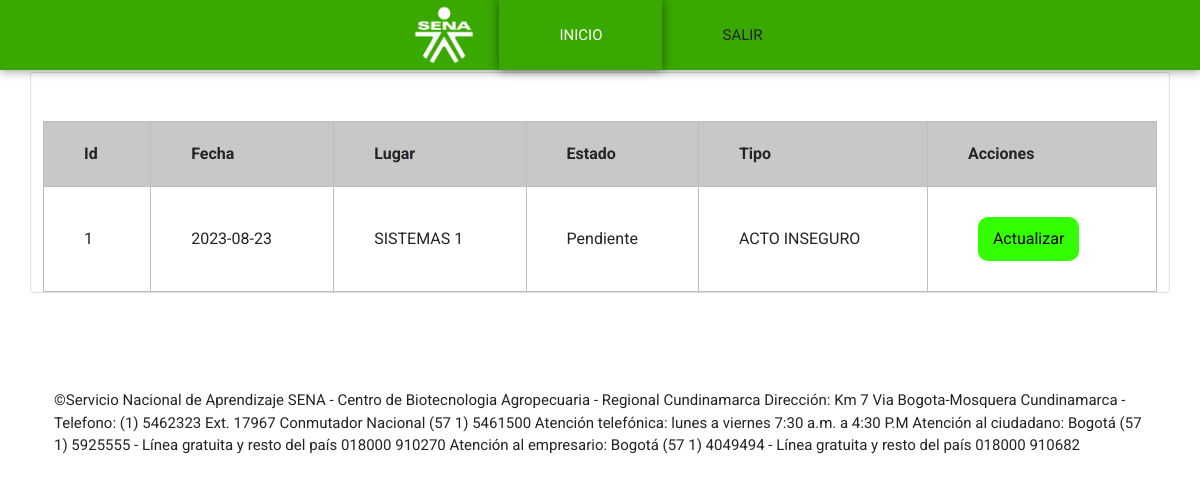
Before: /admiRiesgos/index.php (signed in) with the older database file.
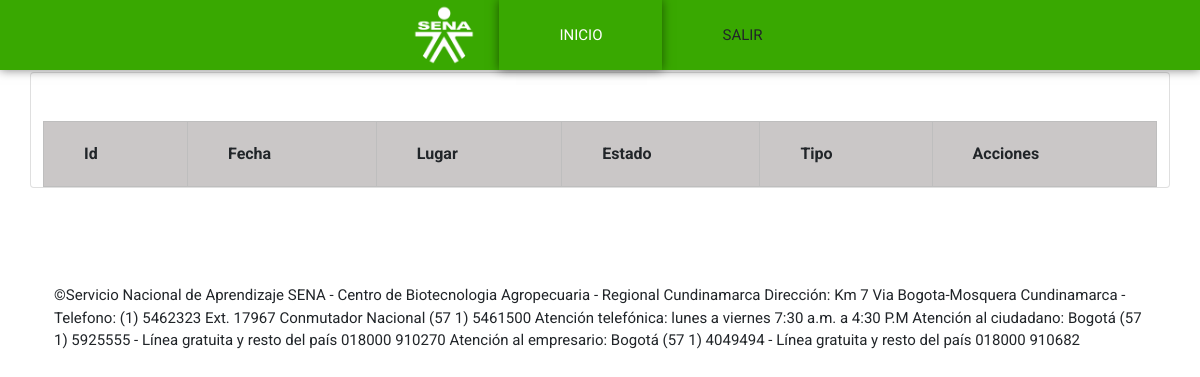
After: the same page with the newer database file.
### tables this page shows
CREATE TABLE `tobservacion` (
  `id` int(11) NOT NULL,
  `regional` varchar(50) NOT NULL,
  `lugar` varchar(50) NOT NULL,
  `fecha` date NOT NULL,
  `estado` varchar(20) NOT NULL,
  `tipo` varchar(30) NOT NULL,
  `descripcion` text NOT NULL,
  `imagen` blob NOT NULL
);

### admiRiesgos/mostrar_datos.php (the view, shortened to what this page needs)
<?php
include( '../db/conexion.php');
$sql = 'SELECT * FROM tobservacion';
$resultado = mysqli_query($conexion, $sql);
$x=1;
while ($fila = mysqli_fetch_assoc($resultado)) {
  echo '<tr>';
  echo '<td>' .$x. '</td>';
  echo '<td>' . $fila['fecha'] . '</td>';
  echo '<td>' . $fila['lugar'] . '</td>';
  echo '<td>' . $fila['estado'] . '</td>';
  echo '<td>' . $fila['tipo'] . '</td>';
  echo '<td> <a href="actualizar.php?id=' . $fila['id'] . '"><button class="botonEliminar">Actualizar</button></a></td>';
  echo '</tr>';
  $x++;
}
?>

### admiRiesgos/index.php (shortened to what this page needs)
<?php
require_once ("../db/conexion.php");
?>
<!DOCTYPE html>
<html lang="en">
<head>
    <link rel="stylesheet" href="https://cdn.jsdelivr.net/npm/bootstrap@5.0.2/dist/css/bootstrap.min.css">
    <link rel="stylesheet" href="../css/admiRiesgos.css">
    <link rel="stylesheet" href="../css/header-modulos.css">
</head>
<body>
    <?php if(isset($_SESSION["id"]) ): ?>
<div class="container__menu">
	<div class="menu">
		<nav>
			<ul>
				<li><img src="../img/LogoSenaBlanco.png"  width="50px" alt="logoSena"></li>
				<li><a href="../php/rolFuncionario/indexfuncionario.php" id="selected">Inicio</a></li>
					<li><a onclick="window.location.href='../php/rolFuncionario/indexfuncionario.php'"><span class="material-symbols-outlined">Salir</span></a></li>
			</ul>
		</nav>
	</div>
</div>
<div class="container mt-4">
    <div class="row justify-content-center">
                <div class="card">
                    <table id="data-table">
                        <thead>
                        <tr>
                            <th>Id</th>
                            <th>Fecha</th>
                            <th>Lugar</th>
                            <th>Estado</th>
                            <th>Tipo</th>
                            <th>Acciones</th>
                        </tr>
                        </thead>
                        <tbody>
                        <?php include 'mostrar_datos.php'; ?>
                        </tbody>
                    </table>
                </div>
            </div>
  <?php include 'mostrar_datos.php'; ?>
<?php
include '../Footer/footer.php';
?>
<?php endif; ?>
</body>
</html>

### Footer/footer.php
<footer>
	<div class="container">
		<div class="row">
			<div class="wow fadeInUp col-md-12 col-sm-12" data-wow-delay="0.6s">
			<div class="col-md-12 col-sm-12">
				<p>&copy;Servicio Nacional de Aprendizaje SENA - Centro de Biotecnologia Agropecuaria - Regional Cundinamarca
					Dirección: Km 7 Via Bogota-Mosquera Cundinamarca - Telefono: (1) 5462323 Ext. 17967
					Conmutador Nacional (57 1) 5461500
					Atención telefónica: lunes a viernes 7:30 a.m. a 4:30 P.M
					Atención al ciudadano: Bogotá (57 1) 5925555 - Línea gratuita y resto del país 018000 910270
					Atención al empresario: Bogotá (57 1) 4049494 - Línea gratuita y resto del país 018000 910682
                    </div>
		</div>
	</div>
</footer>

### css/admiRiesgos.css (style rules this page uses)
* { margin: 0px; padding: 0px; border: 0px; font-family: Arial, Helvetica, sans-serif; }
p { font-size: 15px; }
.card { margin-top: 3rem; overflow-x: scroll; }
table { margin-top: 3rem; }
th { background-color: rgb(202, 199, 199); }
th,td { padding: 20px 40px; border: 1px; border-color: rgb(190, 190, 190); border-style: solid; }
footer { margin-top: 6rem; }
.botonEliminar { background-color: rgb(51, 255, 0); color: #000000; border-radius: 10px; padding: 10px 15px; margin: 10px 10px; }

### css/header-modulos.css (style rules this page uses)
* { margin: 0; padding: 0; box-sizing: border-box; font-family:'Roboto', sans-serif; text-decoration: none; }
:root { --color-sena: rgb(57,168,1); --color-blanco: white; }
.container__menu { position: fixed; top: 0; width: 100%; height: 70px; background-color: var(--color-sena); padding: 0px 20px; box-shadow: 0px 0px 10px 0px rgba(0, 0, 0, 0.5); z-index: 20; }
.menu { position: relative; max-width: 1200px; margin: auto; height: 100%; }
nav { height: 100%; display: flex; justify-content: space-evenly; align-items: stretch; }
nav>ul { height: 100%; display: flex; }
nav ul li { height: 100%; list-style: none; }
nav>ul>li>a { width: 100%; height: 100%; display: flex; align-items: center; padding: 14px 60px; color: white; text-transform: uppercase; font-size: 15px; transition: all 300ms ease; text-decoration: none; }
nav>ul>li>img[alt="logoSena"] { width: 70px; margin-right: 20px; }
#selected { transform: scale(1); background-color: rgb(57,168,1); box-shadow: 0px 0px 10px 0px rgba(0, 0, 0, 0.5); }

Changed rows visible on the page:
removed tobservacion: fecha "2023-08-23", lugar "SISTEMAS 1", estado "Pendiente", tipo "ACTO INSEGURO"
